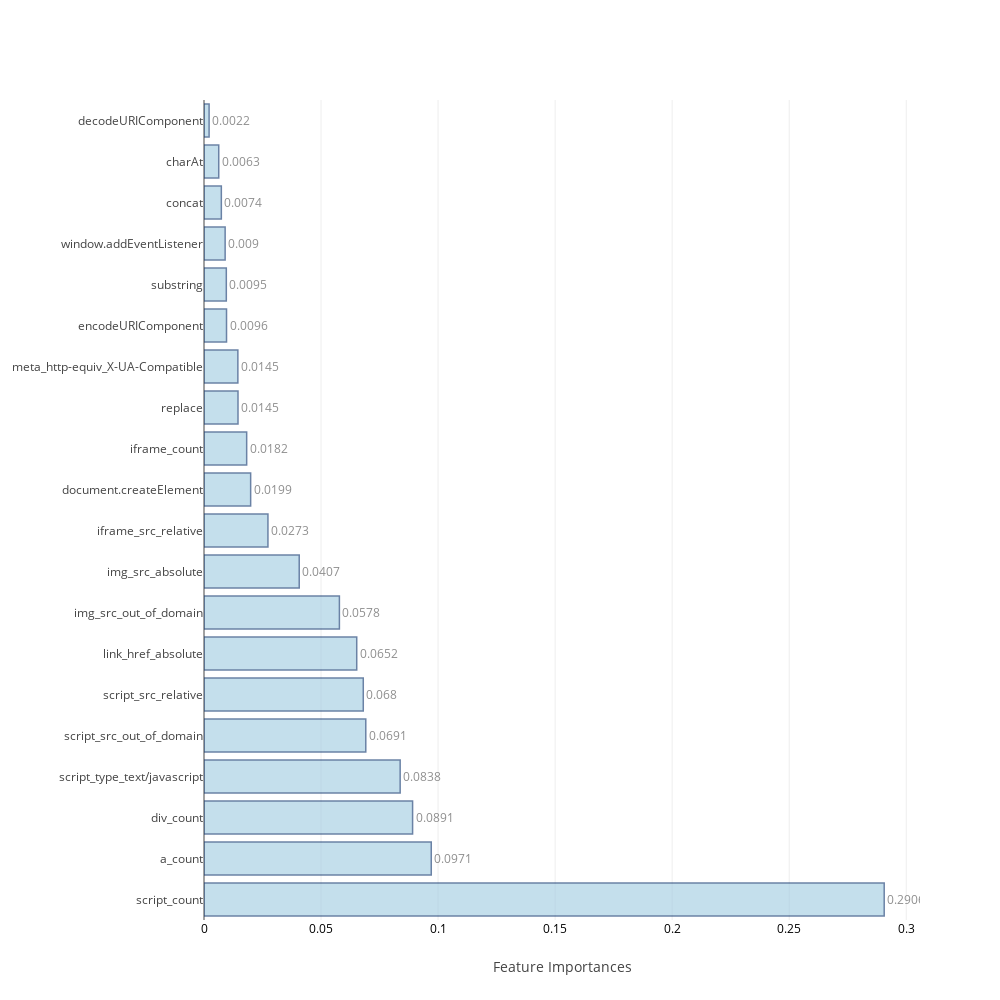

Notebook source saved alongside this figure:
### Markdown cell above
### <a id='1.B' style="text-decoration : none; color : #000000;"> B. Average Feature Importances</a>

### Code cell
feat_impt_plot(np.average(feat_imp,axis=0),columns)

### Figure 1 — Plotly figure (JSON) as saved in the notebook; plotly's stock layout.template omitted (floating-point values rounded to 4 significant figures)
{"data": [{"marker": {"color": "rgb(158,202,225)", "line": {"color": "rgb(8,48,107)", "width": 1.5}}, "opacity": 0.6, "orientation": "h", "text": [0.2906, 0.0971, 0.0891, 0.0838, 0.0691, 0.068, 0.0652, 0.0578, 0.0407, 0.0273, 0.0199, 0.0182, 0.0145, 0.0145, 0.0096, 0.0095, 0.009, 0.0074, 0.0063, 0.0022], "textposition": "outside", "type": "bar", "uid": "a87e7134-0ec4-4704-9ef4-a76a1be80a17", "x": [0.2906, 0.09708, 0.08911, 0.0838, 0.06911, 0.06804, 0.06524, 0.05784, 0.04068, 0.02731, 0.01993, 0.01823, 0.01452, 0.01447, 0.00962, 0.009529, 0.009031, 0.007406, 0.006298, 0.002178], "y": ["script_count", "a_count", "div_count", "script_type_text/javascript", "script_src_out_of_domain", "script_src_relative", "link_href_absolute", "img_src_out_of_domain", "img_src_absolute", "iframe_src_relative", "document.createElement", "iframe_count", "replace", "meta_http-equiv_X-UA-Compatible", "encodeURIComponent", "substring", "window.addEventListener", "concat", "charAt", "decodeURIComponent"]}], "layout": {"autosize": false, "height": 1000, "width": 1000, "xaxis": {"tickfont": {"color": "black", "size": 12}, "title": "Feature Importances"}, "yaxis": {"automargin": true}}}
